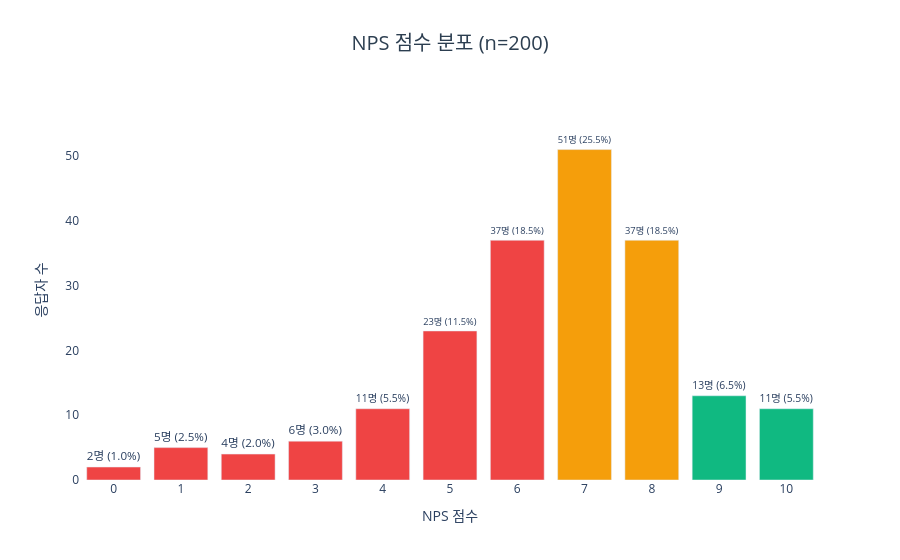

The notebook cell this image was saved under:
### Code cell
nps_plot_text = [
    f"{int(n)}명 ({n / nps_dist['n'].sum() * 100:.1f}%)"
    for n in nps_dist['n']
]

fig = go.Figure(go.Bar(
    x=nps_dist['nps'].astype(str),
    y=nps_dist['n'],
    marker_color=['#EF4444' if x <= 6 else '#F59E0B' if x <= 8 else '#10B981' for x in nps_dist['nps']],
    text=nps_plot_text,
    textposition='outside'
))

fig.update_layout(
    title=dict(text=f'NPS 점수 분포 (n={len(df)})', x=0.5, xanchor='center', font=dict(size=20, color='#2c3e50')),
    xaxis_title='NPS 점수',
    yaxis_title='응답자 수',
    yaxis=dict(range=[0, nps_dist['n'].max() * 1.15]),
    plot_bgcolor='white',
    showlegend=False
)

fig.show()

### Figure 1 — Plotly figure (JSON) as saved in the notebook; plotly's stock layout.template omitted (floating-point values rounded to 4 significant figures)
{"data": [{"marker": {"color": ["#EF4444", "#EF4444", "#EF4444", "#EF4444", "#EF4444", "#EF4444", "#EF4444", "#F59E0B", "#F59E0B", "#10B981", "#10B981"]}, "text": ["2명 (1.0%)", "5명 (2.5%)", "4명 (2.0%)", "6명 (3.0%)", "11명 (5.5%)", "23명 (11.5%)", "37명 (18.5%)", "51명 (25.5%)", "37명 (18.5%)", "13명 (6.5%)", "11명 (5.5%)"], "textposition": "outside", "type": "bar", "x": ["0", "1", "2", "3", "4", "5", "6", "7", "8", "9", "10"], "y": [2, 5, 4, 6, 11, 23, 37, 51, 37, 13, 11]}], "layout": {"plot_bgcolor": "white", "showlegend": false, "title": {"font": {"color": "#2c3e50", "size": 20}, "text": "NPS 점수 분포 (n=200)", "x": 0.5, "xanchor": "center"}, "xaxis": {"title": {"text": "NPS 점수"}}, "yaxis": {"range": [0, 58.65], "title": {"text": "응답자 수"}}}}
